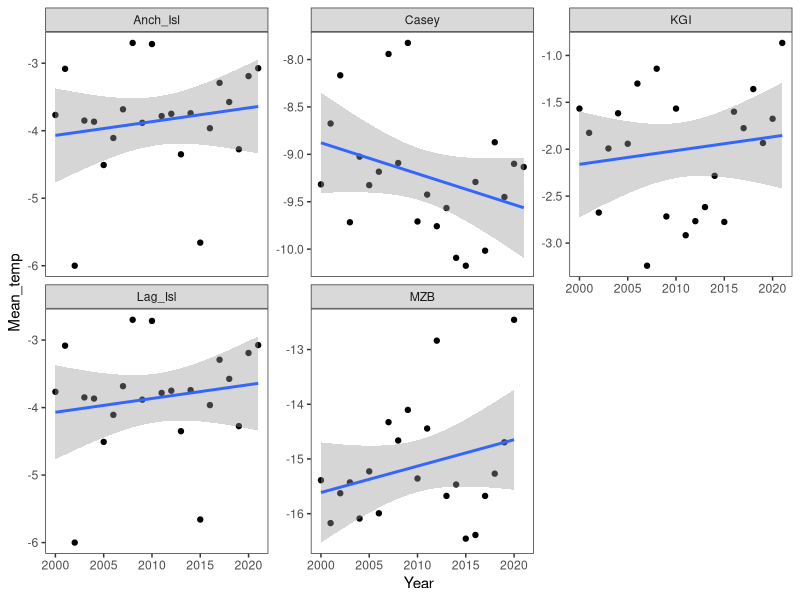
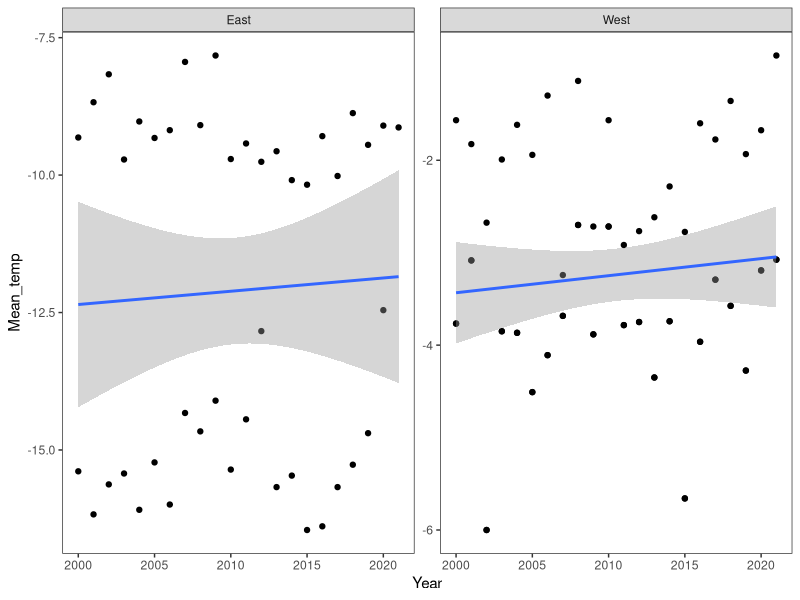
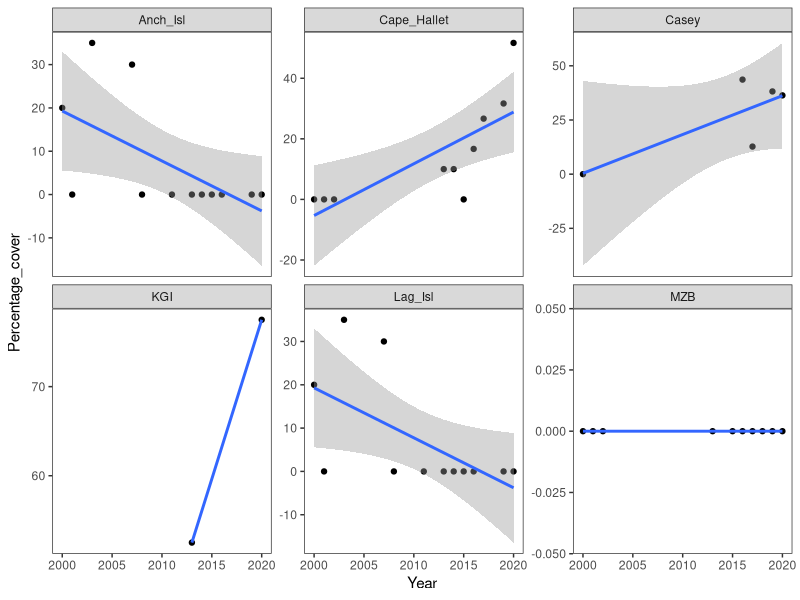

R code for these plots, in order:
# Data analysis
# Colombe Stevens
# 01.03.2022

# Workflow ----

# Library ----
library(tidyverse)
library(ggplot2)

# Importing data ----
Mean_temps <- read.csv("Mean_temperatures.csv")
Vegetation <- read.csv("Vegetation_cover.csv")

# TEMPERATURE CHANGE OVER TIME ----

# Checking T data distribution
#(temp_hist <- ggplot(Mean_temps, aes(x = Mean_temp)) +
# geom_histogram() +
#  facet_wrap(~ Site, scales = "free"))

# Plotting temperature over time per site
(temp_scatter <- ggplot(Mean_temps, aes(x = Year, y = Mean_temp)) +
  geom_point() +
  geom_smooth(method = "lm") +
  facet_wrap(~Site, scales = "free_y") +
  theme_bw() +
  theme(panel.grid = element_blank()))

# Plotting temperature over time per region
(temp_scatter <- ggplot(Mean_temps, aes(x = Year, y = Mean_temp)) +
    geom_point() +
    geom_smooth(method = "lm") +
    facet_wrap(~Region, scales = "free_y") +
    theme_bw() +
    theme(panel.grid = element_blank())) # maybe should calculate T mean beforehand?

# VEGETATION COVER CHANGE OVER TIME ----
(veg_scatter <- ggplot(Vegetation, aes(x = Year, y = Percentage_cover)) +
   geom_point() +
   geom_smooth(method = "lm") +
   facet_wrap(~Site, scales = "free_y") +
   theme_bw() +
   theme(panel.grid = (element_blank())))





